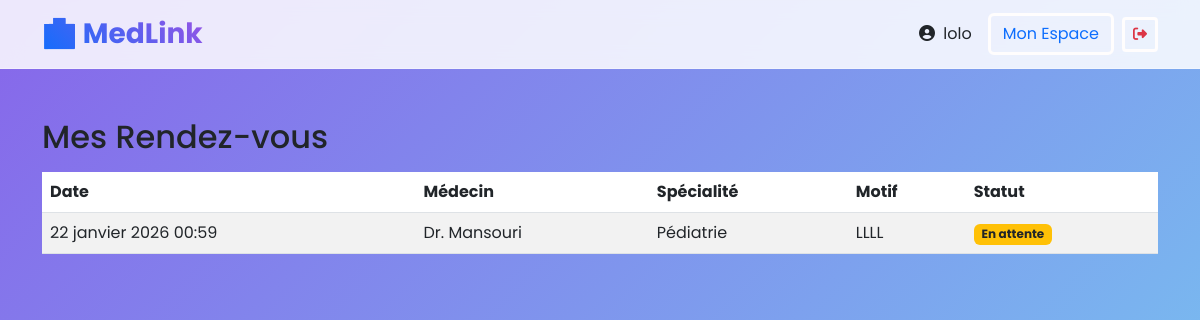
The page /compte/mon-espace/ (signed in) on the database its author committed.
### gestrdv/models.py (models this page shows, shortened)
class RendezVous(models.Model):
    medecin = models.ForeignKey(Medecin, on_delete=models.CASCADE)
    patient = models.ForeignKey(User, on_delete=models.CASCADE, related_name='mes_rdv')
    date_heure = models.DateTimeField()
    motif = models.TextField()
    approuve = models.BooleanField(default=False)

class Medecin(models.Model):
    user = models.OneToOneField(User, on_delete=models.CASCADE) # Pour lier à un compte utilisateur
    specialite = models.ForeignKey(Specialite, on_delete=models.SET_NULL, null=True)
    adresse = models.CharField(max_length=200)
    ville = models.CharField(max_length=50, choices=WILAYAS_CHOICES, default='Alger')
    telephone = models.CharField(max_length=20)

class Specialite(models.Model):
    nom = models.CharField(max_length=100)

### accounts/views.py (the view)
# urls.py: path('mon-espace/', views.dashboard, name='dashboard'),
@login_required # Il faut être connecté pour voir ça
def dashboard(request):
    mes_rdv = RendezVous.objects.filter(patient=request.user).order_by('-date_heure')
    return render(request, 'accounts/dashboard.html', {'mes_rdv': mes_rdv})

### templates/accounts/dashboard.html (shortened to what this page needs)
{% extends 'base.html' %}
{% block content %}
<div class="container mt-5">
    <h2>Mes Rendez-vous</h2>
    {% if mes_rdv %}
        <table class="table table-striped mt-3">
            <thead>
                <tr>
                    <th>Date</th>
                    <th>Médecin</th>
                    <th>Spécialité</th>
                    <th>Motif</th>
                    <th>Statut</th>
                </tr>
            </thead>
            <tbody>
                {% for rdv in mes_rdv %}
                <tr>
                    <td>{{ rdv.date_heure }}</td>
                    <td>Dr. {{ rdv.medecin.user.last_name }}</td>
                    <td>{{ rdv.medecin.specialite.nom }}</td>
                    <td>{{ rdv.motif }}</td>
                    <td>
                        {% if rdv.approuve %}
                            <span class="badge bg-success">Confirmé</span>
                        {% else %}
                            <span class="badge bg-warning text-dark">En attente</span>
                        {% endif %}
                    </td>
                </tr>
                {% endfor %}
            </tbody>
        </table>
    {% else %}
        <div class="alert alert-info mt-3">
            Vous n'avez aucun rendez-vous à venir. <a href="{% url 'index' %}">Trouver un médecin</a>.
        </div>
    {% endif %}
</div>
{% endblock %}

### templates/components/navbar.html (shortened to what this page needs)
{% load static %}
<nav class="navbar navbar-expand-lg navbar-modern fixed-top">
    <div class="container">
         <a class="navbar-brand fw-bold display-modern fs-3" href="{% url 'index' %}">
            🏥 MedLink
        </a>
        <div class="collapse navbar-collapse" id="navbarNav">
            <div class="ms-auto d-flex align-items-center">
                {% if user.is_authenticated %}
                    <span class="me-3 text-dark">
                        <i class="fas fa-user-circle me-1"></i> {{ user.first_name }}
                    </span>
                    {% if user.profile.user_type == 'medecin' %}
                        <a href="{% url 'dashboard_medecin' %}" class="btn btn-neo btn-primary me-2">
                            📅 Dashboard Médecin
                        </a>
                    {% else %}
                        <a href="{% url 'dashboard' %}" class="btn btn-neo btn-outline-primary me-2">
                            Mon Espace
                        </a>
                    {% endif %}
                    <form action="{% url 'logout' %}" method="post" class="d-inline">
                        <button type="submit" class="btn btn-neo btn-outline-danger btn-sm">
                            <i class="fas fa-sign-out-alt"></i>
                        </button>
                    </form>
                {% endif %}
            </div>
        </div>
    </div>
</nav>

### templates/base.html (style rules this page uses)
:root { --primary-color: #0d6efd; --glass-bg: rgba(255, 255, 255, 0.85); --glass-border: rgba(255, 255, 255, 0.3); }
body { font-family: 'Poppins', sans-serif; background: linear-gradient(135deg, #8766ea 0%, #75d0f1 100%); min-height: 100vh; overflow-x: hidden; padding-top: 70px; }
.btn-neo { border: 3px solid #fffdfd; box-shadow: none; transition: all 0.2s; }
.navbar-modern { background: var(--glass-bg) !important; backdrop-filter: blur(10px); border-bottom: 1px solid var(--glass-border); }
.display-modern { font-weight: 700; background: linear-gradient(45deg, var(--primary-color), #9d53e3); -webkit-background-clip: text; -webkit-text-fill-color: transparent; background-clip: text; }

### rows shown on the page
RendezVous: date_heure "22 janvier 2026 00:59", medecin.user.last_name "Mansouri", medecin.specialite.nom "Pédiatrie", motif "LLLL", approuve "En attente"

### other values the page prints
{{ user.first_name }} "lolo"
